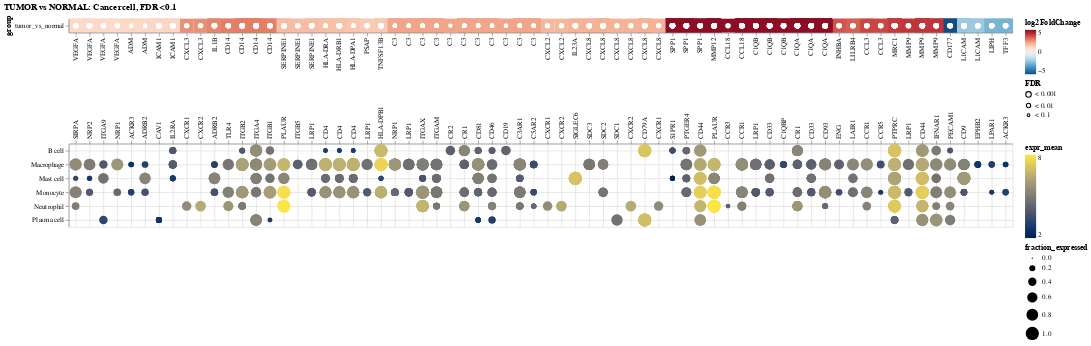

Notebook source saved alongside this figure:
### Code cell
heatmap = cpdba.plot_result(
    cpdb_sig_int.loc[lambda x: x["source_genesymbol"].isin(top_genes)],
    title=title_plot,
    aggregate=False,
    cluster="heatmap",
    label_limit=110,
)
heatmap

### Figure 1 — Vega-Lite specification as saved in the notebook (floating-point values rounded to 4 significant figures; data arrays with more than 128 entries replaced by an {"elided": "..."} marker saying what was removed)
{"config": {"view": {"continuousWidth": 300, "continuousHeight": 300}, "concat": {"spacing": -20}, "mark": {"opacity": 1}}, "vconcat": [{"layer": [{"data": {"name": "data-2d865b2b82baa9a4ec820b1a53804416"}, "mark": {"type": "rect"}, "encoding": {"color": {"field": "log2FoldChange", "scale": {"domain": [-5.0, 5.0], "reverse": true, "scheme": "redblue"}, "type": "quantitative"}, "x": {"field": "interaction", "sort": ["VEGFA_SIRPA", "VEGFA_NRP2", "VEGFA_ITGA9", "VEGFA_NRP1", "ADM_ACKR3", "ADM_ADRB2", "ICAM1_CAV1", "ICAM1_IL2RA", "CXCL3_CXCR1", "CXCL3_CXCR2", "IL1B_ADRB2", "CD14_TLR4", "CD14_ITGB2", "CD14_ITGA4", "CD14_ITGB1", "SERPINE1_PLAUR", "SERPINE1_ITGB5", "SERPINE1_LRP1", "HLA-DRA_CD4", "HLA-DRB1_CD4", "HLA-DPA1_CD4", "PSAP_LRP1", "TNFSF13B_HLA-DPB1", "C3_NRP1", "C3_LRP1", "C3_ITGAX", "C3_ITGAM", "C3_CR2", "C3_CR1", "C3_CD81", "C3_CD46", "C3_CD19", "C3_C3AR1", "C3_C5AR2", "CXCL2_CXCR1", "CXCL2_CXCR2", "IL23A_SIGLEC6", "CXCL8_SDC3", "CXCL8_SDC2", "CXCL8_SDC1", "CXCL8_CXCR2", "CXCL8_CD79A", "CXCL8_CXCR1", "SPP1_S1PR1", "SPP1_PTGER4", "SPP1_CD44", "MMP12_PLAUR", "CCL18_CCR3", "CCL18_CCR1", "C1QB_LRP1", "C1QB_CD33", "C1QB_C1QBP", "C1QA_CR1", "C1QA_CD33", "C1QA_CD93", "INHBA_ENG", "LILRB4_LAIR1", "CCL3_CCR1", "CCL3_CCR5", "MRC1_PTPRC", "MMP9_LRP1", "MMP9_CD44", "MMP9_IFNAR1", "CD177_PECAM1", "L1CAM_CD9", "L1CAM_EPHB2", "LIPH_LPAR1", "TFF3_ACKR3"], "type": "nominal"}, "y": {"field": "group", "type": "nominal"}}, "title": ""}, {"data": {"name": "data-2d865b2b82baa9a4ec820b1a53804416"}, "mark": {"type": "point", "color": "white", "filled": true, "stroke": "black", "strokeWidth": 0}, "encoding": {"size": {"field": "FDR", "scale": {"domain": ["< 0.001", "< 0.01", "< 0.1"], "range": [64.0, 16.0, 4.0]}, "type": "nominal"}, "x": {"field": "interaction", "sort": ["VEGFA_SIRPA", "VEGFA_NRP2", "VEGFA_ITGA9", "VEGFA_NRP1", "ADM_ACKR3", "ADM_ADRB2", "ICAM1_CAV1", "ICAM1_IL2RA", "CXCL3_CXCR1", "CXCL3_CXCR2", "IL1B_ADRB2", "CD14_TLR4", "CD14_ITGB2", "CD14_ITGA4", "CD14_ITGB1", "SERPINE1_PLAUR", "SERPINE1_ITGB5", "SERPINE1_LRP1", "HLA-DRA_CD4", "HLA-DRB1_CD4", "HLA-DPA1_CD4", "PSAP_LRP1", "TNFSF13B_HLA-DPB1", "C3_NRP1", "C3_LRP1", "C3_ITGAX", "C3_ITGAM", "C3_CR2", "C3_CR1", "C3_CD81", "C3_CD46", "C3_CD19", "C3_C3AR1", "C3_C5AR2", "CXCL2_CXCR1", "CXCL2_CXCR2", "IL23A_SIGLEC6", "CXCL8_SDC3", "CXCL8_SDC2", "CXCL8_SDC1", "CXCL8_CXCR2", "CXCL8_CD79A", "CXCL8_CXCR1", "SPP1_S1PR1", "SPP1_PTGER4", "SPP1_CD44", "MMP12_PLAUR", "CCL18_CCR3", "CCL18_CCR1", "C1QB_LRP1", "C1QB_CD33", "C1QB_C1QBP", "C1QA_CR1", "C1QA_CD33", "C1QA_CD93", "INHBA_ENG", "LILRB4_LAIR1", "CCL3_CCR1", "CCL3_CCR5", "MRC1_PTPRC", "MMP9_LRP1", "MMP9_CD44", "MMP9_IFNAR1", "CD177_PECAM1", "L1CAM_CD9", "L1CAM_EPHB2", "LIPH_LPAR1", "TFF3_ACKR3"], "type": "nominal"}, "y": {"field": "group", "type": "nominal"}}}], "encoding": {"x": {"axis": {"labelExpr": "split(datum.label, '_')[0]", "orient": "bottom"}, "title": null}}}, {"data": {"name": "data-44f995e916e3228748d5aa71655ad663"}, "mark": {"type": "circle"}, "encoding": {"color": {"field": "expr_mean", "scale": {"scheme": "cividis"}, "type": "quantitative"}, "size": {"field": "fraction_expressed", "type": "quantitative"}, "x": {"axis": {"grid": true, "labelExpr": "split(datum.label, '_')[1]", "labelLimit": 110, "orient": "top", "title": null}, "field": "interaction", "sort": ["VEGFA_SIRPA", "VEGFA_NRP2", "VEGFA_ITGA9", "VEGFA_NRP1", "ADM_ACKR3", "ADM_ADRB2", "ICAM1_CAV1", "ICAM1_IL2RA", "CXCL3_CXCR1", "CXCL3_CXCR2", "IL1B_ADRB2", "CD14_TLR4", "CD14_ITGB2", "CD14_ITGA4", "CD14_ITGB1", "SERPINE1_PLAUR", "SERPINE1_ITGB5", "SERPINE1_LRP1", "HLA-DRA_CD4", "HLA-DRB1_CD4", "HLA-DPA1_CD4", "PSAP_LRP1", "TNFSF13B_HLA-DPB1", "C3_NRP1", "C3_LRP1", "C3_ITGAX", "C3_ITGAM", "C3_CR2", "C3_CR1", "C3_CD81", "C3_CD46", "C3_CD19", "C3_C3AR1", "C3_C5AR2", "CXCL2_CXCR1", "CXCL2_CXCR2", "IL23A_SIGLEC6", "CXCL8_SDC3", "CXCL8_SDC2", "CXCL8_SDC1", "CXCL8_CXCR2", "CXCL8_CD79A", "CXCL8_CXCR1", "SPP1_S1PR1", "SPP1_PTGER4", "SPP1_CD44", "MMP12_PLAUR", "CCL18_CCR3", "CCL18_CCR1", "C1QB_LRP1", "C1QB_CD33", "C1QB_C1QBP", "C1QA_CR1", "C1QA_CD33", "C1QA_CD93", "INHBA_ENG", "LILRB4_LAIR1", "CCL3_CCR1", "CCL3_CCR5", "MRC1_PTPRC", "MMP9_LRP1", "MMP9_CD44", "MMP9_IFNAR1", "CD177_PECAM1", "L1CAM_CD9", "L1CAM_EPHB2", "LIPH_LPAR1", "TFF3_ACKR3"], "type": "nominal"}, "y": {"axis": {"grid": true}, "field": "cell_type_middle", "title": null, "type": "nominal"}}}], "resolve": {"scale": {"color": "independent", "size": "independent", "x": "independent"}}, "title": "TUMOR vs NORMAL: Cancercell, FDR<0.1", "$schema": "https://vega.github.io/schema/vega-lite/v5.17.0.json", "datasets": {"data-2d865b2b82baa9a4ec820b1a53804416": {"elided": "628 records"}, "data-44f995e916e3228748d5aa71655ad663": {"elided": "628 records"}}}
